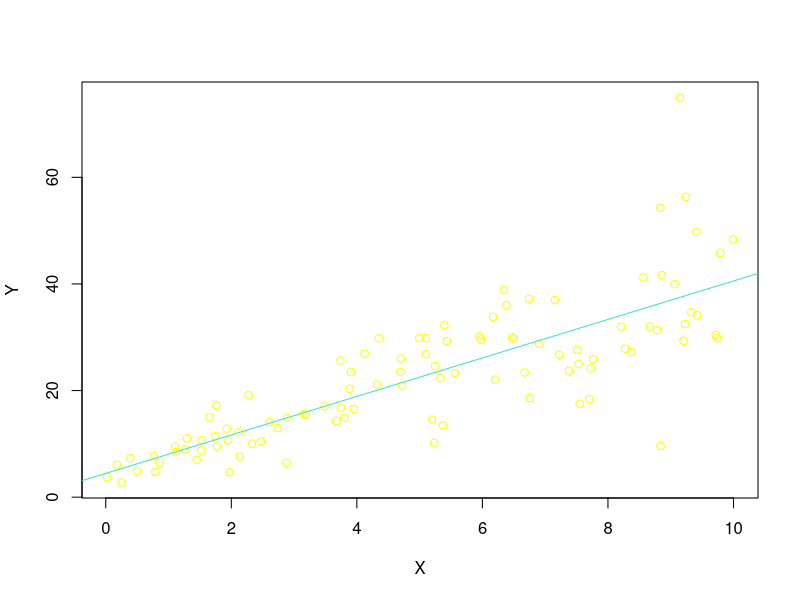
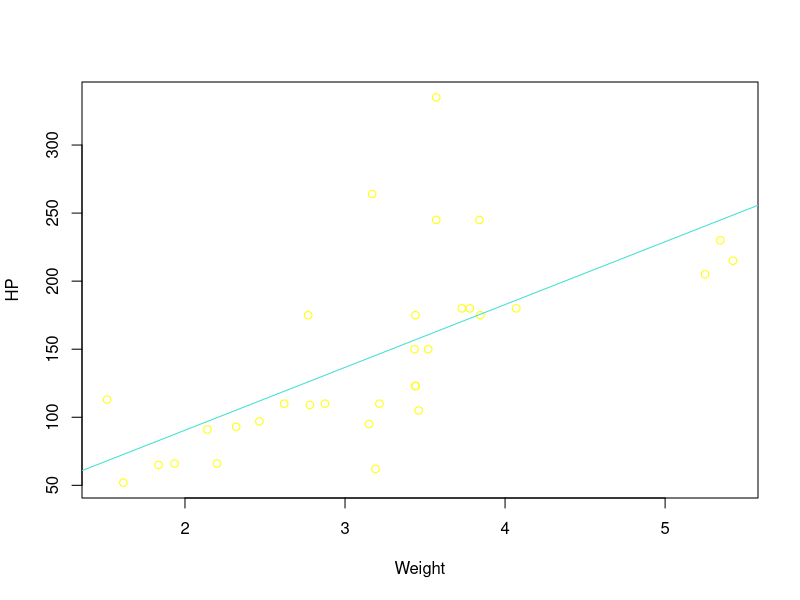
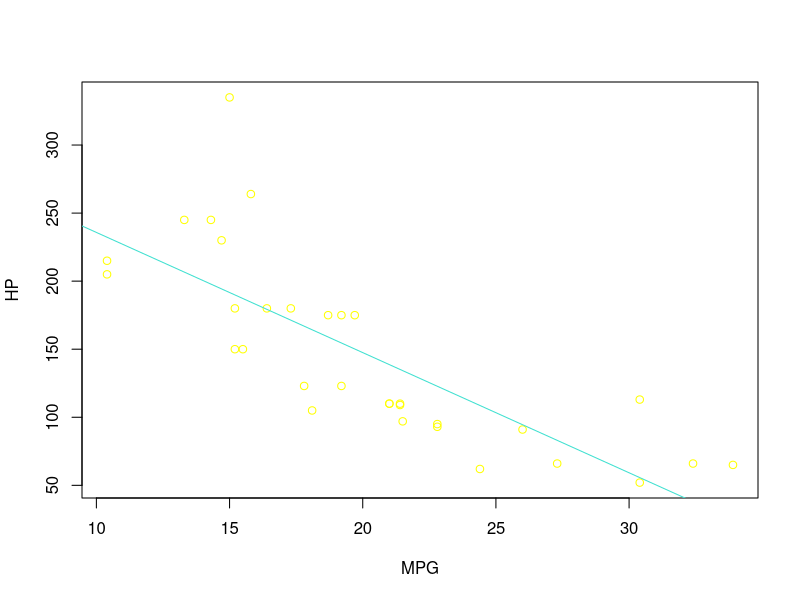
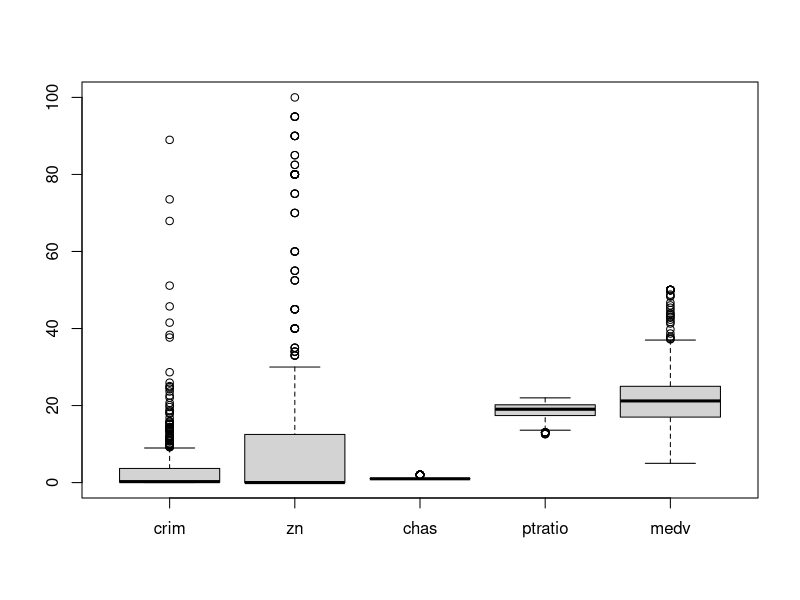

Here is the R script that generated these plots, in order:
## ---- chunk 1
knitr::opts_chunk$set(echo = TRUE)
## ---- chunk 2
set.seed(2017)
X=runif(100)*10
Y=X*4+3.45
Y=rnorm(100)*0.29*Y+Y
 
## ---- chunk 3
plot(Y~X,xlab='X',ylab='Y',col='yellow')
abline(lsfit(X, Y),col = "turquoise")
## ---- chunk 4
linearmodel <- lm(Y ~ X)
summary(linearmodel)
## ---- chunk 5
cor(X,Y)^2
## ---- chunk 6
head(mtcars)
## ---- chunk 7
plot(mtcars$hp~mtcars$wt,xlab='Weight',ylab='HP',col='yellow')
abline(lsfit(mtcars$wt,mtcars$hp),col = "turquoise")
JamesModel<-lm(formula =hp~wt, data = mtcars )
summary(JamesModel)
## ---- chunk 8
plot(mtcars$hp~mtcars$mpg,xlab='MPG',ylab='HP',col='yellow')
abline(lsfit(mtcars$mpg, mtcars$hp),col = "turquoise")
ChrisModel<-lm(formula =hp~mpg, data = mtcars )
summary(ChrisModel)
## ---- chunk 9
CHP<-lm(hp~cyl+mpg,data = mtcars)
summary(CHP)
est.hp<-predict(CHP,data.frame(cyl=4,mpg=22))
est.hp
## ---- chunk 10
#installing required packages
library(mlbench)
data(BostonHousing)
str(BostonHousing)
#Let's examine how the values of the various variables in the dataset have changed over time. 
#Plotting a boxplot of all the variables is done to achieve this.
boxplot(BostonHousing[,c(1,2,4,11,14)])
## ---- chunk 11
set.seed(310)
OH<-lm(medv~crim+zn+ptratio+chas,data = BostonHousing)
summary(OH)
## ---- chunk 12
anova(OH)
